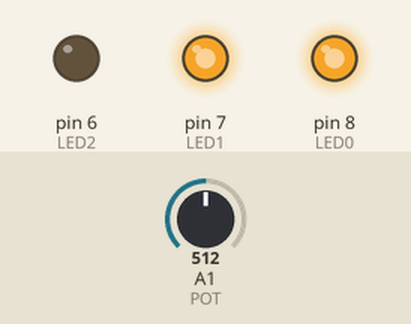
Recording of a sketch running on a simulated Arduino Uno, built with avr-gcc and run on an emulated ATmega328P. Shown: output pins drawn as LEDs (lit = HIGH). The test bench sets the inputs (shaded band); at power-on: A1 (POT) = 512.

Above: at 1.2 s.
1.3 s: A1 (POT) set to 493
At 1.8 s:
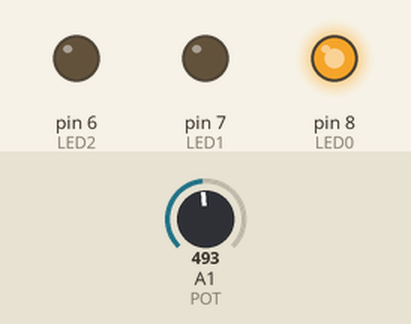
2.8 s: A1 (POT) set to 778
At 3.4 s:
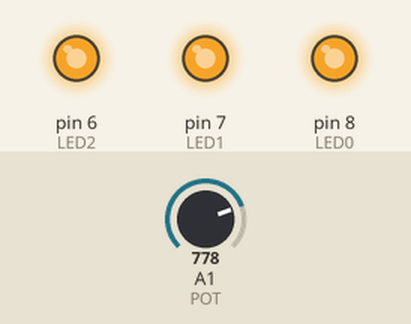
4.3 s: A1 (POT) set to 757
At 5.2 s:
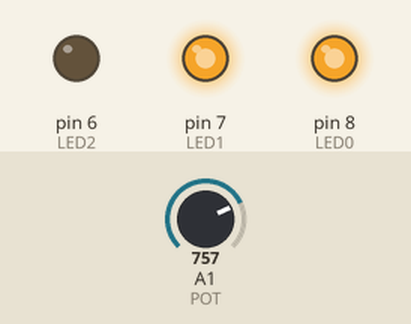
5.8 s: A1 (POT) set to 246
At 6.9 s:
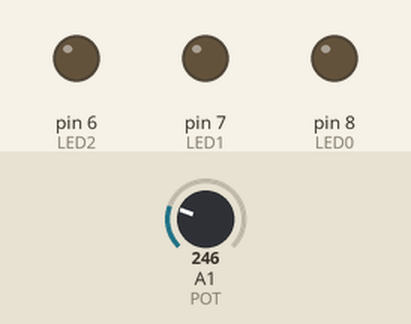
Timing chart, 0 to 8.3 s (numbered marks = the images above; inputs shaded):
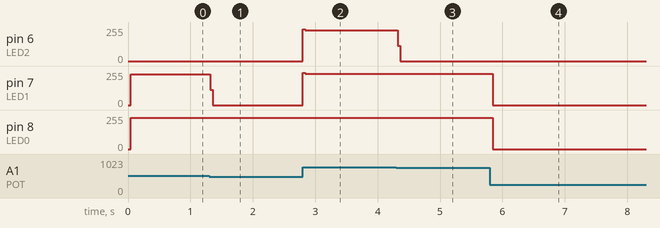

Measured:
- the behaviour switches between 512 and 511 on A1 (POT) (found by bisection; images 0 and 1)
- the behaviour switches between 768 and 767 on A1 (POT) (found by bisection; images 2 and 3)
- after the input at 1.3 s, pin 7 (LED1): 232/255 → 0/255 at once
- after the input at 2.8 s, pin 6 (LED2): 0/255 → 232/255 at once; pin 7 (LED1): 0/255 → 233/255 at once
- after the input at 4.3 s, pin 6 (LED2): 232/255 → 0/255 at once
- after the input at 5.8 s, pin 7 (LED1), pin 8 (LED0): 233/255 → 0/255 at once

The sketch:

IndicadorNivel.ino
```cpp
/* PRACTICAS ARDUINO PROYECTO                                       13/12/2018

NOMBRE : JAVIER
APELLIDOS : PRESMANES CARDAMA
NUMERO PRACTICA : 12
NOMBRE PRACTICA : CONSTRUCCION DE UN INDICADOR DE NIVEL (VUMETRO)
CURSO : 2º CICLO SUPERIOR EN SISTEMAS DE TELECOMUNICACIONES E INFORMATICOS
CORREO : presmanes3@gmail.com

*/

#include <Arduino.h>

#define LED0 8 // Definimos el LED0 como 8
#define LED1 7 // Definimos el LED1 como 8
#define LED2 6 // Definimos el LED2 como 8
#define POT A1 // Definimos el POT como A1

void turn_off() {
  // Funcion auxiliar que apaga todos los leds
  digitalWrite(LED0, LOW);
  digitalWrite(LED1, LOW);
  digitalWrite(LED2, LOW);
}

void setup() {
  pinMode(LED0, OUTPUT); // Definimos los LED como salidas
  pinMode(LED1, OUTPUT);
  pinMode(LED2, OUTPUT);
  turn_off();
}

void loop() {
  uint16_t valor; // Creamos la variable auxiliar de 16 bits para leer el POT
  valor = analogRead(POT); // Leemos el POT
  turn_off();              // Apagamos los leds
  if (valor > 256)
    // Si el valor es superior a 256 encendemos el primer led
    digitalWrite(LED0, HIGH);
  if (valor >= 512)
    // Si el valor es superior a 512 tambien encendemos el segundo
    digitalWrite(LED1, HIGH);
  if (valor >= 768)
    // Si el valor es superior a 768 encendemos tambien el ultimo
    digitalWrite(LED2, HIGH);
}
```
